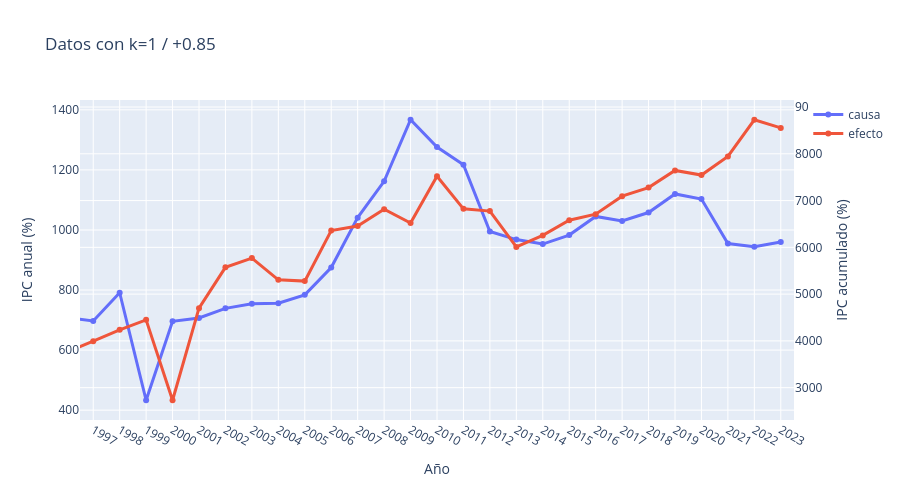

The code cell stored with this chart in its notebook:
### Code cell
df = causa_14859

fig = go.Figure()
# Barras: IPC anual (eje izquierdo)
fig.add_trace(go.Scatter(
    x=df["Año"],
    y=df[df.columns[1]],
    name="causa",
    mode="lines+markers",
    line=dict(width=3),
    yaxis="y"
))
# Línea: IPC acumulado (eje derecho)
fig.add_trace(go.Scatter(
    x=df["Año"],
    y=df[df.columns[2]],
    name="efecto",
    mode="lines+markers",
    line=dict(width=3),
    yaxis="y2"
))  
fig.update_layout(
    title="Datos con k=1 / +0.85",
    xaxis=dict(title="Año", dtick=1,
               range=[1996.5,2023.5]),
    yaxis=dict(
        title="IPC anual (%)",
        #range=[-1,1],
        side="left"),
    yaxis2=dict(
        title="IPC acumulado (%)",
        overlaying="y",
        #range=[.8,2.1],
        side="right"),
    height=500,
    barmode="group"
)
fig.show()

### Figure 1 — Plotly figure (JSON) as saved in the notebook; plotly's stock layout.template omitted (floating-point values rounded to 4 significant figures)
{"data": [{"line": {"width": 3}, "mode": "lines+markers", "name": "causa", "type": "scatter", "x": [1995, 1996, 1997, 1998, 1999, 2000, 2001, 2002, 2003, 2004, 2005, 2006, 2007, 2008, 2009, 2010, 2011, 2012, 2013, 2014, 2015, 2016, 2017, 2018, 2019, 2020, 2021, 2022, 2023], "y": [743.0, 708.0, 697.0, 791.0, 433.0, 696.0, 707.0, 739.0, 754.0, 756.0, 784.0, 875.0, 1041.0, 1162.0, 1367.0, 1276.0, 1217.0, 995.0, 968.0, 953.0, 983.0, 1045.0, 1030.0, 1058.0, 1120.0, 1103.0, 955.0, 944.0, 960.0], "yaxis": "y"}, {"line": {"width": 3}, "mode": "lines+markers", "name": "efecto", "type": "scatter", "x": [1995, 1996, 1997, 1998, 1999, 2000, 2001, 2002, 2003, 2004, 2005, 2006, 2007, 2008, 2009, 2010, 2011, 2012, 2013, 2014, 2015, 2016, 2017, 2018, 2019, 2020, 2021, 2022, 2023], "y": [3663.0, 3757.0, 3994.0, 4236.0, 4450.0, 2731.0, 4699.0, 5572.0, 5770.0, 5306.0, 5278.0, 6359.0, 6456.0, 6815.0, 6519.0, 7521.0, 6823.0, 6775.0, 6008.0, 6255.0, 6580.0, 6709.0, 7094.0, 7278.0, 7645.0, 7545.0, 7943.0, 8728.0, 8554.0], "yaxis": "y2"}], "layout": {"barmode": "group", "height": 500, "title": {"text": "Datos con k=1 / +0.85"}, "xaxis": {"dtick": 1, "range": [1996.0, 2024.0], "title": {"text": "Año"}}, "yaxis": {"side": "left", "title": {"text": "IPC anual (%)"}}, "yaxis2": {"overlaying": "y", "side": "right", "title": {"text": "IPC acumulado (%)"}}}}
